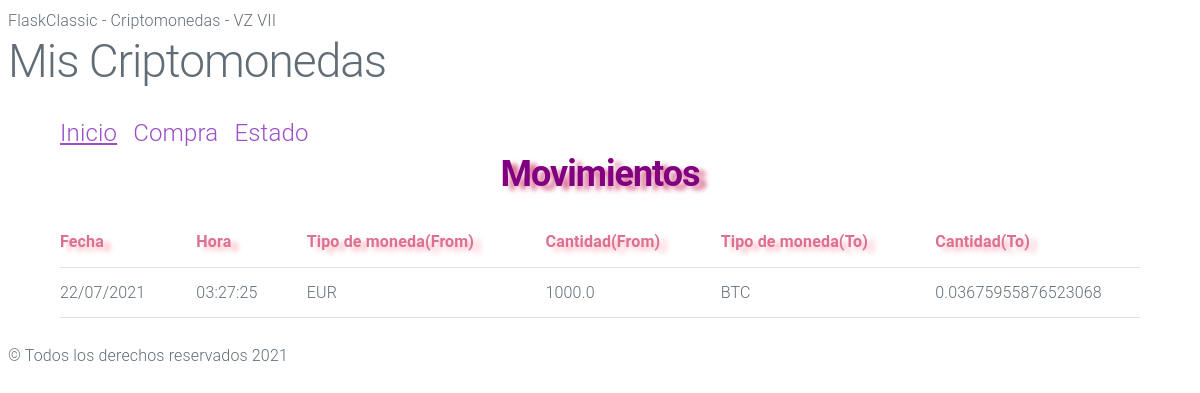
Before: / with the older database file.
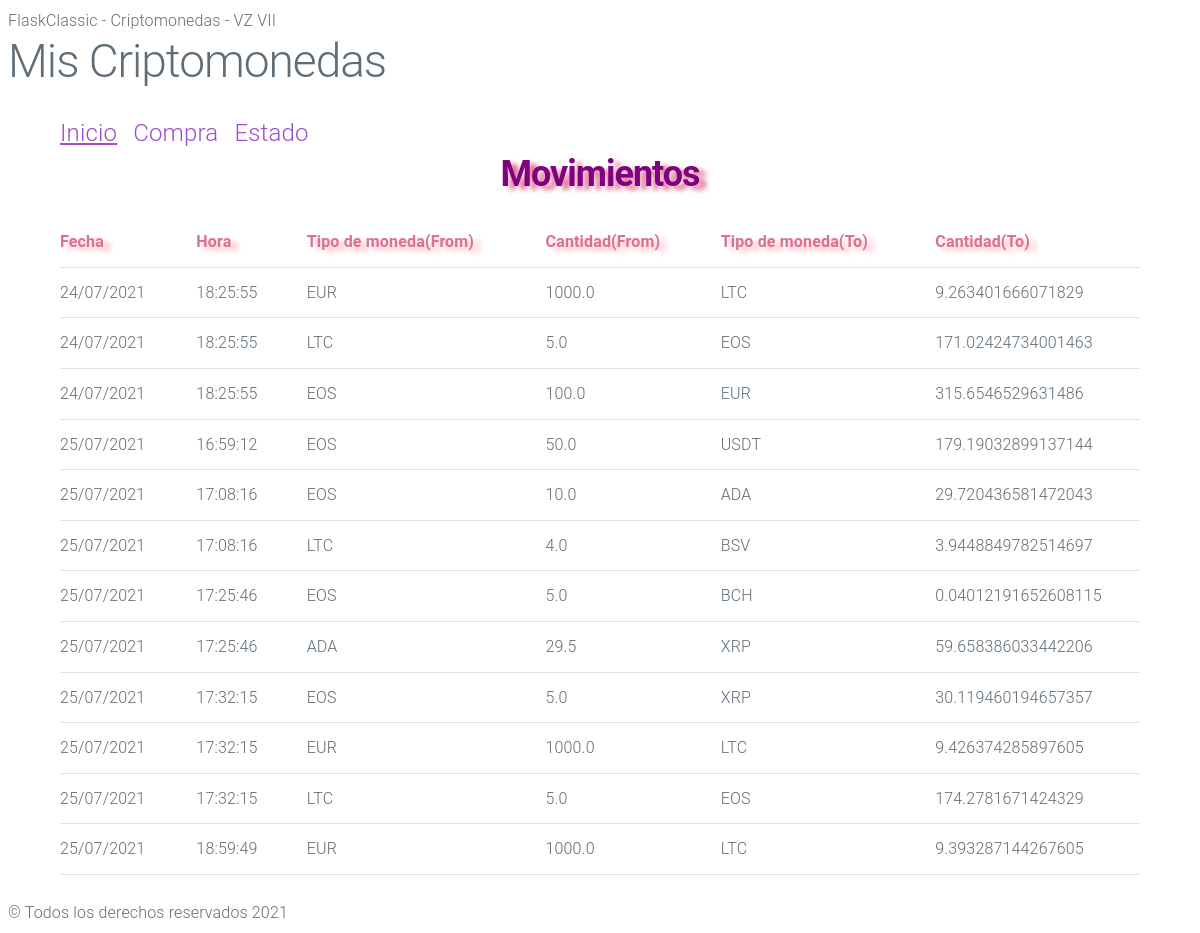
After: the same page with the newer database file.
### tables this page shows
CREATE TABLE "criptomonedas" (
	"id"	INTEGER,
	"date"	TEXT,
	"time"	NUMERIC,
	"moneda_from"	TEXT NOT NULL,
	"cantidad_from"	REAL NOT NULL,
	"moneda_to"	TEXT NOT NULL,
	"cantidad_to"	REAL NOT NULL,
	PRIMARY KEY("id" AUTOINCREMENT)
);

### criptomonedas/views.py (the view)
@app.route("/")
def index():
    query = "SELECT * FROM criptomonedas WHERE 1 = 1;"
    parametros = []
    resultado = dbManager.consultaMuchasSQL(query, parametros)
    if not resultado:
            flash("NO SE HA ENCONTRADO NINGUN MOVIMIENTO", "error")
            return render_template('movimientos.html' , datos = resultado)
    return render_template('movimientos.html' , datos = resultado)

### criptomonedas/dataaccess.py (called while the page is built)
    def __toDict__(self, cur):
        claves = cur.description
        filas = cur.fetchall()
        resultado = []
        for fila in filas:
            d = {}
            for tclave, valor in zip(claves, fila):
                d[tclave[0]] = valor
            resultado.append(d)
        return resultado

    def consultaMuchasSQL(self, query, parametros=[]):
        conexion = sqlite3.connect("criptomonedas.db")
        cur = conexion.cursor()
        cur.execute(query, parametros)
        resultado = self.__toDict__(cur)
        conexion.close()
        return resultado

### criptomonedas/templates/movimientos.html (shortened to what this page needs)
{% extends "base.html" %}
    {% block contenido %}
        <a class="titusecun"><u>Inicio</u> &nbsp;</a>
        <a href="/purchase" class="titusecun">Compra &nbsp;</a>
        <a href="/status" class="titusecun">Estado</a>
        <h2 style="text-align: center;" class="secundarios">Movimientos</h2>
        <table>
            <tr>
                <th class="movimientos">Fecha</th>
                <th class="movimientos">Hora</th>
                <th class="movimientos">Tipo de moneda(From)</th>
                <th class="movimientos">Cantidad(From)</th>
                <th class="movimientos">Tipo de moneda(To)</th>
                <th class="movimientos">Cantidad(To)</th>
            </tr>
           {% for movimiento in datos %}
           <tr>
                <td>{{ movimiento.date }}</td>
                <td>{{ movimiento.time }}</td>
                <td>{{ movimiento.moneda_from }}</td>
                <td>{{ movimiento.cantidad_from }}</td>
                <td>{{ movimiento.moneda_to }}</td>
                <td>{{ movimiento.cantidad_to }}</td>
           </tr>
           {% endfor %}
        </table>
    {% endblock %}

### criptomonedas/templates/base.html (shortened to what this page needs)
<!DOCTYPE html>
<html lang="en">
<head>
    <link rel="stylesheet" href="{{url_for('static', filename='css/milligram.css')}}">
    <link rel="stylesheet" href="{{url_for('static', filename='css/styless.css')}}">
</head>
<body>
    <header>
        FlaskClassic - Criptomonedas - VZ VII
    </header>
    <h1>Mis Criptomonedas</h1>
    <section class="container">
        {% block contenido %}{% endblock %}
    </section>
    <footer>
        &copy; Todos los derechos reservados 2021
    </footer>
</body>
</html>

### criptomonedas/static/css/milligram.css (style rules this page uses)
*, *:after, *:before { box-sizing: inherit; }
html { box-sizing: border-box; font-size: 62.5%; }
body { color: #606c76; font-family: 'Roboto', 'Helvetica Neue', 'Helvetica', 'Arial', sans-serif; font-size: 1.6em; font-weight: 300; letter-spacing: .01em; line-height: 1.6; }
.container { margin: 0 auto; max-width: 112.0rem; padding: 0 2.0rem; position: relative; width: 100%; }
a { color: #9b4dca; text-decoration: none; }
blockquote, dl, figure, form, ol, p, pre, table, ul { margin-bottom: 2.5rem; }
table { border-spacing: 0; display: block; overflow-x: auto; text-align: left; width: 100%; }
td, th { border-bottom: 0.1rem solid #e1e1e1; padding: 1.2rem 1.5rem; }
td:first-child, th:first-child { padding-left: 0; }
td:last-child, th:last-child { padding-right: 0; }
@media (min-width: 40rem) { table { display: table; overflow-x: initial; } }
h1, h2, h3, h4, h5, h6 { font-weight: 300; letter-spacing: -.1rem; margin-bottom: 2.0rem; margin-top: 0; }
h1 { font-size: 4.6rem; line-height: 1.2; }
h2 { font-size: 3.6rem; line-height: 1.25; }

### criptomonedas/static/css/styless.css (style rules this page uses)
.movimientos { font-weight: bold; color: palevioletred; text-shadow: 7px 4px 5px lightpink; }
.secundarios { font-weight: bold; color: purple; text-shadow: 7px 4px 5px palevioletred; }
.titusecun { font-size: x-large }

Changed rows visible on the page:
removed criptomonedas: date "22/07/2021", time "03:27:25", moneda_from "EUR", cantidad_from "1000.0", moneda_to "BTC", cantidad_to "0.03675955876523068"
added criptomonedas: date "24/07/2021", time "18:25:55", moneda_from "EUR", cantidad_from "1000.0", moneda_to "LTC", cantidad_to "9.263401666071829"
added criptomonedas: date "24/07/2021", time "18:25:55", moneda_from "LTC", cantidad_from "5.0", moneda_to "EOS", cantidad_to "171.02424734001463"
added criptomonedas: date "24/07/2021", time "18:25:55", moneda_from "EOS", cantidad_from "100.0", moneda_to "EUR", cantidad_to "315.6546529631486"
added criptomonedas: date "25/07/2021", time "16:59:12", moneda_from "EOS", cantidad_from "50.0", moneda_to "USDT", cantidad_to "179.19032899137144"
added criptomonedas: date "25/07/2021", time "17:08:16", moneda_from "EOS", cantidad_from "10.0", moneda_to "ADA", cantidad_to "29.720436581472043"
added criptomonedas: date "25/07/2021", time "17:08:16", moneda_from "LTC", cantidad_from "4.0", moneda_to "BSV", cantidad_to "3.9448849782514697"
added criptomonedas: date "25/07/2021", time "17:25:46", moneda_from "EOS", cantidad_from "5.0", moneda_to "BCH", cantidad_to "0.04012191652608115"
added criptomonedas: date "25/07/2021", time "17:25:46", moneda_from "ADA", cantidad_from "29.5", moneda_to "XRP", cantidad_to "59.658386033442206"
added criptomonedas: date "25/07/2021", time "17:32:15", moneda_from "EOS", cantidad_from "5.0", moneda_to "XRP", cantidad_to "30.119460194657357"
added criptomonedas: date "25/07/2021", time "17:32:15", moneda_from "EUR", cantidad_from "1000.0", moneda_to "LTC", cantidad_to "9.426374285897605"
added criptomonedas: date "25/07/2021", time "17:32:15", moneda_from "LTC", cantidad_from "5.0", moneda_to "EOS", cantidad_to "174.2781671424329"
added criptomonedas: date "25/07/2021", time "18:59:49", moneda_from "EUR", cantidad_from "1000.0", moneda_to "LTC", cantidad_to "9.393287144267605"
